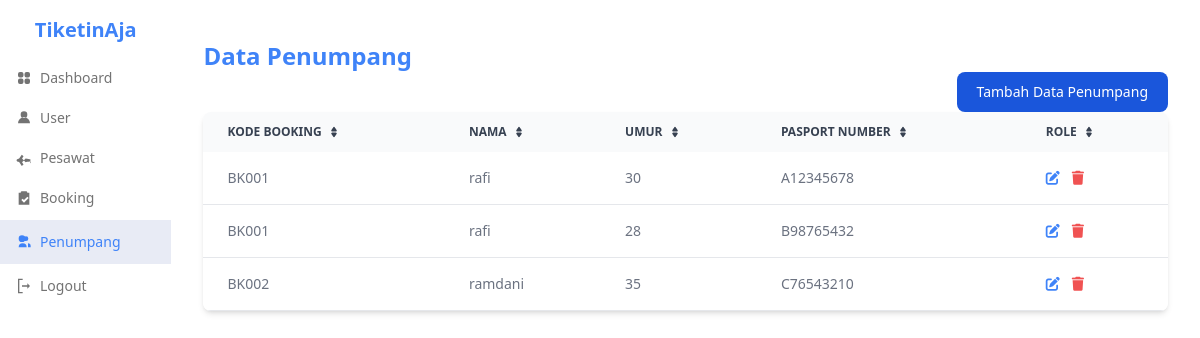
Page /src/views/admin/penumpang/dashboard.php (signed in) on the committed database.
### tables this page shows
CREATE TABLE `penumpang` (
  `id` int(11) NOT NULL,
  `booking_id` int(11) NOT NULL,
  `name` varchar(100) NOT NULL,
  `age` int(11) NOT NULL,
  `passport_number` varchar(50) DEFAULT NULL
);

CREATE TABLE `bookings` (
  `id` int(11) NOT NULL,
  `user_id` int(11) NOT NULL,
  `pesawat_id` int(11) NOT NULL,
  `booking_code` varchar(50) NOT NULL,
  `detail_penerbangan` longtext NOT NULL CHECK (json_valid(`detail_penerbangan`)),
  `total_price` int(255) NOT NULL,
  `status` enum('pending','confirmed','canceled') NOT NULL DEFAULT 'pending'
);

### src/views/admin/penumpang/dashboard.php (the view, shortened to what this page needs)
<?php
include "../../../config/koneksi.php";
$query = "SELECT
  penumpang.id,
  bookings.booking_code,
  penumpang.name,
  penumpang.age,
  penumpang.passport_number
FROM penumpang
JOIN bookings ON penumpang.booking_id = bookings.id;";
$result = mysqli_query($conn, $query);
$count = mysqli_num_rows($result);
?>
<!DOCTYPE html>
<html lang="en">
<head>
  <link href="../../../assets/css/output.css" rel="stylesheet">
  <link rel="stylesheet" href="https://cdnjs.cloudflare.com/ajax/libs/font-awesome/6.4.2/css/all.min.css">
</head>
<body>
  <div class="flex w-full ">
    <div class="flex flex-col border-neutral-100 dark:border-neutral-800 w-1/6 ">
      <div class="flex flex-col px-4 py-4 gap-2 text-center">
        <p class="font-bold text-xl text-blue-500">TiketinAja</p>
      </div>
      <div class="menu-wrapper">
        <ul class="space-y-1">
          <li>
            <a href="../dashboard.php" class="flex items-center gap-2 px-4 py-2 text-sm font-medium text-neutral-500 hover:bg-neutral-100 hover:text-neutral-700 dark:hover:bg-neutral-900 dark:hover:text-neutral-300">
              Dashboard
            </a>
          </li>
          <li>
            <a href="../user/dashboard.php" class="flex items-center gap-2 px-4 py-2 text-sm font-medium text-neutral-500 hover:bg-neutral-100 hover:text-neutral-700 dark:hover:bg-neutral-900 dark:hover:text-neutral-300">
              <svg xmlns="http://www.w3.org/2000/svg" viewBox="0 0 24 24" fill="currentColor" class="size-4">
                <path fill-rule="evenodd" d="M12 2a5 5 0 1 1 0 10A5 5 0 0 1 12 2ZM3 20a8.97 8.97 0 0 1 9-9 8.97 8.97 0 0 1 9 9H3Z" clip-rule="evenodd" />
              </svg>
              User
            </a>
          </li>
          <li>
            <a href="../pesawat/dashboard.php" class="flex items-center gap-2 px-4 py-2 text-sm font-medium text-neutral-500 hover:bg-neutral-100 hover:text-neutral-700 dark:hover:bg-neutral-900 dark:hover:text-neutral-300">
              <svg xmlns="http://www.w3.org/2000/svg" viewBox="0 0 24 24" fill="currentColor" class="size-4">
                <path d="M21.6 13.8c-1.3 0-4.1-.3-7.2-1l-5.3 5.5 2.2 3.5-2.6 2.2-4-5.9-2.9-1c-.6-.3-1-1-1-1.6s.4-1.3 1-1.6l2.9-1 4-5.9 2.6 2.2-2.2 3.5 5.3 5.5c3.1-.7 5.9-1 7.2-1 .5 0 .8.3.8.8v.8c-.1.6-.4.9-.9.9z" />
              </svg>
              Pesawat
            </a>
          </li>
          <li>
            <a href="../booking/dashboard.php" class="flex items-center gap-2 px-4 py-2 text-sm font-medium text-neutral-500 hover:bg-neutral-100 hover:text-neutral-700 dark:hover:bg-neutral-900 dark:hover:text-neutral-300">
              <svg xmlns="http://www.w3.org/2000/svg" viewBox="0 0 24 24" fill="currentColor" class="size-4">
                <path d="M9 2h6a2 2 0 0 1 2 2h3v18H4V4h3a2 2 0 0 1 2-2Zm1 11-2 2 4 4 7-7-2-2-5 5-2-2Z" />
              </svg>
              Booking
            </a>
          </li>
          <li>
            <a href="../penumpang/dashboard.php" class="flex items-center gap-2 bg-blue-800/10 px-4 py-3 text-sm font-medium text-blue-500">
              <svg xmlns="http://www.w3.org/2000/svg" viewBox="0 0 24 24" fill="currentColor" class="size-4">
                <path d="M9 2a5 5 0 1 1 0 10A5 5 0 0 1 9 2ZM15 3.5a3.5 3.5 0 1 1 0 7 3.5 3.5 0 0 1 0-7ZM4 20a6 6 0 1 1 12 0H4Zm14-6a4 4 0 0 1 4 4v2h-4v-6Z" />
              </svg>
              Penumpang
            </a>
          </li>
          <li>
            <a href="../logout.php" class="flex items-center gap-2 px-4 py-2 text-sm font-medium text-neutral-500 hover:bg-neutral-100 hover:text-neutral-700 dark:hover:bg-neutral-900 dark:hover:text-neutral-300">
              <svg xmlns="http://www.w3.org/2000/svg" viewBox="0 0 24 24" fill="currentColor" class="size-4">
                <path d="M10 3H5v18h5v2H3V1h7v2Zm11 9-4-4v3H9v2h8v3l4-4Z" />
              </svg>
              Logout
            </a>
          </li>
        </ul>
      </div>
    </div>
    <div class="flex flex-col w-full">
      <div class="flex flex-col py-10 px-8">
        <p class="font-bold text-2xl text-blue-500">Data Penumpang</p>
        <div class="flex justify-end">
          <button data-modal-target="create-modal" data-modal-toggle="create-modal" class="text-white bg-blue-700 hover:bg-blue-800 focus:ring-4 focus:outline-none focus:ring-blue-300 font-medium rounded-lg text-sm px-5 py-2.5 text-center dark:bg-blue-600 dark:hover:bg-blue-700 dark:focus:ring-blue-800" type="button">
            Tambah Data Penumpang
          </button>
        </div>
        <div class="relative overflow-x-auto shadow-md sm:rounded-lg">
          <table class="w-full text-sm text-left rtl:text-right text-gray-500 dark:text-gray-400">
            <thead class="text-xs text-gray-700 uppercase bg-gray-50 dark:bg-gray-700 dark:text-gray-400">
              <tr>
                <th scope="col" class="px-6 py-3">
                  <div class="flex items-center">
                    Kode Booking
                    <a href="#"></a>
                  </div>
                </th>
                <th scope="col" class="px-6 py-3">
                  <div class="flex items-center">
                    Nama
                    <a href="#"></a>
                  </div>
                </th>
                <th scope="col" class="px-6 py-3">
                  <div class="flex items-center">
                    Umur
                    <a href="#"></a>
                  </div>
                </th>
                <th scope="col" class="px-6 py-3">
                  <div class="flex items-center">
                    Pasport Number
                    <a href="#"></a>
                  </div>
                </th>
                <th scope="col" class="px-6 py-3">
                  <div class="flex items-center">
                    Role
                    <a href="#"></a>
                  </div>
                </th>
              </tr>
            </thead>
            <tbody>
              <?php
              if ($count > 0) {
                while ($data = mysqli_fetch_assoc($result)) { ?>
                  <tr class="bg-white border-b dark:bg-gray-800 dark:border-gray-700">
                    <td class='px-6 py-4'><?php echo $data['booking_code']; ?></td>
                    <td class='px-6 py-4'><?php echo $data['name']; ?></td>
                    <td class='px-6 py-4'><?php echo $data['age']; ?></td>
                    <td class='px-6 py-4'><?php echo $data['passport_number']; ?></td>
                    <td class='px-6 py-4 flex gap-3 w-full'>
                      <a href="edit.php?id=<?php echo $data['id']; ?>" class="text-blue-500"><i class="fas fa-edit"></i></a>
                      <a href='delete.php?id=<?php echo $data['id']; ?>' onclick='return confirm("Yakin ingin menghapus?")' class="text-red-500"><i class="fas fa-trash"></i></a>
                    </td>
                  </tr>
              <?php  }
              } else {
                echo "<tr>
                                    <td colspan='9' align='center' height='20'>
                                      <div> Belum ada data Mahasiswa </div>
                                    </td>
                                </tr>";
              }
              ?>
            </tbody>
          </table>
        </div>
      </div>
    </div>
  </div>
</body>
</html>

### rows in the picture
penumpang: booking.booking_code "BK001", name "rafi", age "30", passport_number "A12345678"
penumpang: booking.booking_code "BK001", name "rafi", age "28", passport_number "B98765432"
penumpang: booking.booking_code "BK002", name "ramdani", age "35", passport_number "C76543210"
